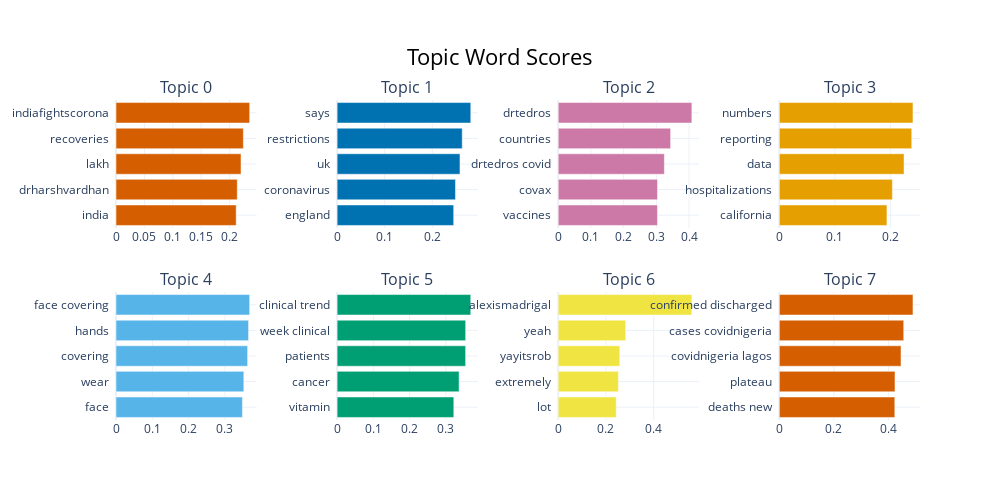

The code cell stored with this chart in its notebook:
### Code cell
topic_model_real.visualize_barchart(top_n_topics=8)

### Figure 1 — Plotly figure (JSON) as saved in the notebook; plotly's stock layout.template omitted (floating-point values rounded to 4 significant figures)
{"data": [{"marker": {"color": "#D55E00"}, "orientation": "h", "type": "bar", "x": [0.2116, 0.2135, 0.2201, 0.2242, 0.2353], "xaxis": "x", "y": ["india  ", "drharshvardhan  ", "lakh  ", "recoveries  ", "indiafightscorona  "], "yaxis": "y"}, {"marker": {"color": "#0072B2"}, "orientation": "h", "type": "bar", "x": [0.2451, 0.2489, 0.2583, 0.2631, 0.281], "xaxis": "x2", "y": ["england  ", "coronavirus  ", "uk  ", "restrictions  ", "says  "], "yaxis": "y2"}, {"marker": {"color": "#CC79A7"}, "orientation": "h", "type": "bar", "x": [0.3035, 0.3036, 0.3246, 0.3437, 0.4086], "xaxis": "x3", "y": ["vaccines  ", "covax  ", "drtedros covid  ", "countries  ", "drtedros  "], "yaxis": "y3"}, {"marker": {"color": "#E69F00"}, "orientation": "h", "type": "bar", "x": [0.1934, 0.2032, 0.2241, 0.238, 0.2402], "xaxis": "x4", "y": ["california  ", "hospitalizations  ", "data  ", "reporting  ", "numbers  "], "yaxis": "y4"}, {"marker": {"color": "#56B4E9"}, "orientation": "h", "type": "bar", "x": [0.3483, 0.3521, 0.3625, 0.3651, 0.3682], "xaxis": "x5", "y": ["face  ", "wear  ", "covering  ", "hands  ", "face covering  "], "yaxis": "y5"}, {"marker": {"color": "#009E73"}, "orientation": "h", "type": "bar", "x": [0.322, 0.3366, 0.3546, 0.3547, 0.3688], "xaxis": "x6", "y": ["vitamin  ", "cancer  ", "patients  ", "week clinical  ", "clinical trend  "], "yaxis": "y6"}, {"marker": {"color": "#F0E442"}, "orientation": "h", "type": "bar", "x": [0.2428, 0.2518, 0.2576, 0.2825, 0.5594], "xaxis": "x7", "y": ["lot  ", "extremely  ", "yayitsrob  ", "yeah  ", "alexismadrigal  "], "yaxis": "y7"}, {"marker": {"color": "#D55E00"}, "orientation": "h", "type": "bar", "x": [0.4237, 0.4243, 0.4464, 0.4564, 0.4902], "xaxis": "x8", "y": ["deaths new  ", "plateau  ", "covidnigeria lagos  ", "cases covidnigeria  ", "confirmed discharged  "], "yaxis": "y8"}], "layout": {"annotations": [{"font": {"size": 16}, "showarrow": false, "text": "Topic 0", "x": 0.0875, "xanchor": "center", "xref": "paper", "y": 1, "yanchor": "bottom", "yref": "paper"}, {"font": {"size": 16}, "showarrow": false, "text": "Topic 1", "x": 0.3625, "xanchor": "center", "xref": "paper", "y": 1, "yanchor": "bottom", "yref": "paper"}, {"font": {"size": 16}, "showarrow": false, "text": "Topic 2", "x": 0.6375, "xanchor": "center", "xref": "paper", "y": 1, "yanchor": "bottom", "yref": "paper"}, {"font": {"size": 16}, "showarrow": false, "text": "Topic 3", "x": 0.9125, "xanchor": "center", "xref": "paper", "y": 1, "yanchor": "bottom", "yref": "paper"}, {"font": {"size": 16}, "showarrow": false, "text": "Topic 4", "x": 0.0875, "xanchor": "center", "xref": "paper", "y": 0.4, "yanchor": "bottom", "yref": "paper"}, {"font": {"size": 16}, "showarrow": false, "text": "Topic 5", "x": 0.3625, "xanchor": "center", "xref": "paper", "y": 0.4, "yanchor": "bottom", "yref": "paper"}, {"font": {"size": 16}, "showarrow": false, "text": "Topic 6", "x": 0.6375, "xanchor": "center", "xref": "paper", "y": 0.4, "yanchor": "bottom", "yref": "paper"}, {"font": {"size": 16}, "showarrow": false, "text": "Topic 7", "x": 0.9125, "xanchor": "center", "xref": "paper", "y": 0.4, "yanchor": "bottom", "yref": "paper"}], "height": 500, "hoverlabel": {"bgcolor": "white", "font": {"family": "Rockwell", "size": 16}}, "showlegend": false, "title": {"font": {"color": "Black", "size": 22}, "text": "Topic Word Scores", "x": 0.5, "xanchor": "center", "yanchor": "top"}, "width": 1000, "xaxis": {"anchor": "y", "domain": [0, 0.175], "showgrid": true}, "xaxis2": {"anchor": "y2", "domain": [0.275, 0.45], "showgrid": true}, "xaxis3": {"anchor": "y3", "domain": [0.55, 0.725], "showgrid": true}, "xaxis4": {"anchor": "y4", "domain": [0.825, 1], "showgrid": true}, "xaxis5": {"anchor": "y5", "domain": [0, 0.175], "showgrid": true}, "xaxis6": {"anchor": "y6", "domain": [0.275, 0.45], "showgrid": true}, "xaxis7": {"anchor": "y7", "domain": [0.55, 0.725], "showgrid": true}, "xaxis8": {"anchor": "y8", "domain": [0.825, 1], "showgrid": true}, "yaxis": {"anchor": "x", "domain": [0.6, 1], "showgrid": true}, "yaxis2": {"anchor": "x2", "domain": [0.6, 1], "showgrid": true}, "yaxis3": {"anchor": "x3", "domain": [0.6, 1], "showgrid": true}, "yaxis4": {"anchor": "x4", "domain": [0.6, 1], "showgrid": true}, "yaxis5": {"anchor": "x5", "domain": [0, 0.4], "showgrid": true}, "yaxis6": {"anchor": "x6", "domain": [0, 0.4], "showgrid": true}, "yaxis7": {"anchor": "x7", "domain": [0, 0.4], "showgrid": true}, "yaxis8": {"anchor": "x8", "domain": [0, 0.4], "showgrid": true}}}
